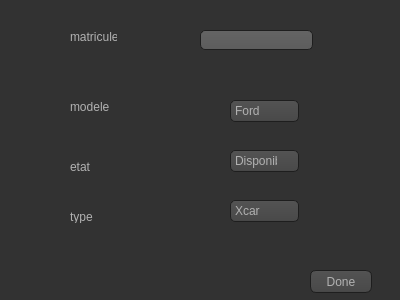
<?xml version="1.0" encoding="UTF-8"?>
<ui version="4.0">
 <class>updatecar</class>
 <widget class="QWidget" name="updatecar">
  <property name="geometry">
   <rect>
    <x>0</x>
    <y>0</y>
    <width>400</width>
    <height>300</height>
   </rect>
  </property>
  <property name="windowTitle">
   <string>Form</string>
  </property>
  <property name="styleSheet">
   <string notr="true">QToolTip
{
     border: 1px solid black;
     background-color: #ffa02f;
     padding: 1px;
     border-radius: 3px;
     opacity: 100;
}

QWidget
{
    color: #b1b1b1;
    background-color: #323232;
}

QWidget:item:hover
{
    background-color: QLinearGradient( x1: 0, y1: 0, x2: 0, y2: 1, stop: 0 #ffa02f, stop: 1 #ca0619);
    color: #000000;
}

QWidget:item:selected
{
    background-color: QLinearGradient( x1: 0, y1: 0, x2: 0, y2: 1, stop: 0 #ffa02f, stop: 1 #d7801a);
}

QMenuBar::item
{
    background: transparent;
}

QMenuBar::item:selected
{
    background: transparent;
    border: 1px solid #ffaa00;
}

QMenuBar::item:pressed
{
    background: #444;
    border: 1px solid #000;
    background-color: QLinearGradient(
        x1:0, y1:0,
        x2:0, y2:1,
        stop:1 #212121,
        stop:0.4 #343434/*,
        stop:0.2 #343434,
        stop:0.1 #ffaa00*/
    );
    margin-bottom:-1px;
    padding-bottom:1px;
}

QMenu
{
    border: 1px solid #000;
}

QMenu::item
{
    padding: 2px 20px 2px 20px;
}

QMenu::item:selected
{
    color: #000000;
}

QWidget:disabled
{
    color: #404040;
    background-color: #323232;
}

QAbstractItemView
{
    background-color: QLinearGradient( x1: 0, y1: 0, x2: 0, y2: 1, stop: 0 #4d4d4d, stop: 0.1 #646464, stop: 1 #5d5d5d);
}

QWidget:focus
{
    /*border: 2px solid QLinearGradient( x1: 0, y1: 0, x2: 0, y2: 1, stop: 0 #ffa02f, stop: 1 #d7801a);*/
}

QLineEdit
{
    background-color: QLinearGradient( x1: 0, y1: 0, x2: 0, y2: 1, stop: 0 #4d4d4d, stop: 0 #646464, stop: 1 #5d5d5d);
    padding: 1px;
    border-style: solid;
    border: 1px solid #1e1e1e;
    border-radius: 5;
}

QPushButton
{
    color: #b1b1b1;
    background-color: QLinearGradient( x1: 0, y1: 0, x2: 0, y2: 1, stop: 0 #565656, stop: 0.1 #525252, stop: 0.5 #4e4e4e, stop: 0.9 #4a4a4a, stop: 1 #464646);
    border-width: 1px;
    border-color: #1e1e1e;
    border-style: solid;
    border-radius: 6;
    padding: 3px;
    font-size: 12px;
    padding-left: 5px;
    padding-right: 5px;
}

QPushButton:pressed
{
    background-color: QLinearGradient( x1: 0, y1: 0, x2: 0, y2: 1, stop: 0 #2d2d2d, stop: 0.1 #2b2b2b, stop: 0.5 #292929, stop: 0.9 #282828, stop: 1 #252525);
}

QComboBox
{
    selection-background-color: #ffaa00;
    background-color: QLinearGradient( x1: 0, y1: 0, x2: 0, y2: 1, stop: 0 #565656, stop: 0.1 #525252, stop: 0.5 #4e4e4e, stop: 0.9 #4a4a4a, stop: 1 #464646);
    border-style: solid;
    border: 1px solid #1e1e1e;
    border-radius: 5;
}

QComboBox:hover,QPushButton:hover
{
    border: 2px solid QLinearGradient( x1: 0, y1: 0, x2: 0, y2: 1, stop: 0 #ffa02f, stop: 1 #d7801a);
}


QComboBox:on
{
    padding-top: 3px;
    padding-left: 4px;
    background-color: QLinearGradient( x1: 0, y1: 0, x2: 0, y2: 1, stop: 0 #2d2d2d, stop: 0.1 #2b2b2b, stop: 0.5 #292929, stop: 0.9 #282828, stop: 1 #252525);
    selection-background-color: #ffaa00;
}

QComboBox QAbstractItemView
{
    border: 2px solid darkgray;
    selection-background-color: QLinearGradient( x1: 0, y1: 0, x2: 0, y2: 1, stop: 0 #ffa02f, stop: 1 #d7801a);
}

QComboBox::drop-down
{
     subcontrol-origin: padding;
     subcontrol-position: top right;
     width: 15px;

     border-left-width: 0px;
     border-left-color: darkgray;
     border-left-style: solid; /* just a single line */
     border-top-right-radius: 3px; /* same radius as the QComboBox */
     border-bottom-right-radius: 3px;
 }

QComboBox::down-arrow
{
     image: url(:/down_arrow.png);
}

QGroupBox:focus
{
border: 2px solid QLinearGradient( x1: 0, y1: 0, x2: 0, y2: 1, stop: 0 #ffa02f, stop: 1 #d7801a);
}

QTextEdit:focus
{
    border: 2px solid QLinearGradient( x1: 0, y1: 0, x2: 0, y2: 1, stop: 0 #ffa02f, stop: 1 #d7801a);
}

QScrollBar:horizontal {
     border: 1px solid #222222;
     background: QLinearGradient( x1: 0, y1: 0, x2: 0, y2: 1, stop: 0.0 #121212, stop: 0.2 #282828, stop: 1 #484848);
     height: 7px;
     margin: 0px 16px 0 16px;
}

QScrollBar::handle:horizontal
{
      background: QLinearGradient( x1: 0, y1: 0, x2: 1, y2: 0, stop: 0 #ffa02f, stop: 0.5 #d7801a, stop: 1 #ffa02f);
      min-height: 20px;
      border-radius: 2px;
}

QScrollBar::add-line:horizontal {
      border: 1px solid #1b1b19;
      border-radius: 2px;
      background: QLinearGradient( x1: 0, y1: 0, x2: 1, y2: 0, stop: 0 #ffa02f, stop: 1 #d7801a);
      width: 14px;
      subcontrol-position: right;
      subcontrol-origin: margin;
}

QScrollBar::sub-line:horizontal {
      border: 1px solid #1b1b19;
      border-radius: 2px;
      background: QLinearGradient( x1: 0, y1: 0, x2: 1, y2: 0, stop: 0 #ffa02f, stop: 1 #d7801a);
      width: 14px;
     subcontrol-position: left;
     subcontrol-origin: margin;
}

QScrollBar::right-arrow:horizontal, QScrollBar::left-arrow:horizontal
{
      border: 1px solid black;
      width: 1px;
      height: 1px;
      background: white;
}

QScrollBar::add-page:horizontal, QScrollBar::sub-page:horizontal
{
      background: none;
}

QScrollBar:vertical
{
      background: QLinearGradient( x1: 0, y1: 0, x2: 1, y2: 0, stop: 0.0 #121212, stop: 0.2 #282828, stop: 1 #484848);
      width: 7px;
      margin: 16px 0 16px 0;
      border: 1px solid #222222;
}

QScrollBar::handle:vertical
{
      background: QLinearGradient( x1: 0, y1: 0, x2: 0, y2: 1, stop: 0 #ffa02f, stop: 0.5 #d7801a, stop: 1 #ffa02f);
      min-height: 20px;
      border-radius: 2px;
}

QScrollBar::add-line:vertical
{
      border: 1px solid #1b1b19;
      border-radius: 2px;
      background: QLinearGradient( x1: 0, y1: 0, x2: 0, y2: 1, stop: 0 #ffa02f, stop: 1 #d7801a);
      height: 14px;
      subcontrol-position: bottom;
      subcontrol-origin: margin;
}

QScrollBar::sub-line:vertical
{
      border: 1px solid #1b1b19;
      border-radius: 2px;
      background: QLinearGradient( x1: 0, y1: 0, x2: 0, y2: 1, stop: 0 #d7801a, stop: 1 #ffa02f);
      height: 14px;
      subcontrol-position: top;
      subcontrol-origin: margin;
}

QScrollBar::up-arrow:vertical, QScrollBar::down-arrow:vertical
{
      border: 1px solid black;
      width: 1px;
      height: 1px;
      background: white;
}


QScrollBar::add-page:vertical, QScrollBar::sub-page:vertical
{
      background: none;
}

QTextEdit
{
    background-color: #242424;
}

QPlainTextEdit
{
    background-color: #242424;
}

QHeaderView::section
{
    background-color: QLinearGradient(x1:0, y1:0, x2:0, y2:1, stop:0 #616161, stop: 0.5 #505050, stop: 0.6 #434343, stop:1 #656565);
    color: white;
    padding-left: 4px;
    border: 1px solid #6c6c6c;
}

QCheckBox:disabled
{
color: #414141;
}

QDockWidget::title
{
    text-align: center;
    spacing: 3px; /* spacing between items in the tool bar */
    background-color: QLinearGradient(x1:0, y1:0, x2:0, y2:1, stop:0 #323232, stop: 0.5 #242424, stop:1 #323232);
}

QDockWidget::close-button, QDockWidget::float-button
{
    text-align: center;
    spacing: 1px; /* spacing between items in the tool bar */
    background-color: QLinearGradient(x1:0, y1:0, x2:0, y2:1, stop:0 #323232, stop: 0.5 #242424, stop:1 #323232);
}

QDockWidget::close-button:hover, QDockWidget::float-button:hover
{
    background: #242424;
}

QDockWidget::close-button:pressed, QDockWidget::float-button:pressed
{
    padding: 1px -1px -1px 1px;
}

QMainWindow::separator
{
    background-color: QLinearGradient(x1:0, y1:0, x2:0, y2:1, stop:0 #161616, stop: 0.5 #151515, stop: 0.6 #212121, stop:1 #343434);
    color: white;
    padding-left: 4px;
    border: 1px solid #4c4c4c;
    spacing: 3px; /* spacing between items in the tool bar */
}

QMainWindow::separator:hover
{

    background-color: QLinearGradient(x1:0, y1:0, x2:0, y2:1, stop:0 #d7801a, stop:0.5 #b56c17 stop:1 #ffa02f);
    color: white;
    padding-left: 4px;
    border: 1px solid #6c6c6c;
    spacing: 3px; /* spacing between items in the tool bar */
}

QToolBar::handle
{
     spacing: 3px; /* spacing between items in the tool bar */
     background: url(:/images/handle.png);
}

QMenu::separator
{
    height: 2px;
    background-color: QLinearGradient(x1:0, y1:0, x2:0, y2:1, stop:0 #161616, stop: 0.5 #151515, stop: 0.6 #212121, stop:1 #343434);
    color: white;
    padding-left: 4px;
    margin-left: 10px;
    margin-right: 5px;
}

QProgressBar
{
    border: 2px solid grey;
    border-radius: 5px;
    text-align: center;
}

QProgressBar::chunk
{
    background-color: #d7801a;
    width: 2.15px;
    margin: 0.5px;
}

QTabBar::tab {
    color: #b1b1b1;
    border: 1px solid #444;
    border-bottom-style: none;
    background-color: #323232;
    padding-left: 10px;
    padding-right: 10px;
    padding-top: 3px;
    padding-bottom: 2px;
    margin-right: -1px;
}

QTabWidget::pane {
    border: 1px solid #444;
    top: 1px;
}

QTabBar::tab:last
{
    margin-right: 0; /* the last selected tab has nothing to overlap with on the right */
    border-top-right-radius: 3px;
}

QTabBar::tab:first:!selected
{
 margin-left: 0px; /* the last selected tab has nothing to overlap with on the right */


    border-top-left-radius: 3px;
}

QTabBar::tab:!selected
{
    color: #b1b1b1;
    border-bottom-style: solid;
    margin-top: 3px;
    background-color: QLinearGradient(x1:0, y1:0, x2:0, y2:1, stop:1 #212121, stop:.4 #343434);
}

QTabBar::tab:selected
{
    border-top-left-radius: 3px;
    border-top-right-radius: 3px;
    margin-bottom: 0px;
}

QTabBar::tab:!selected:hover
{
    /*border-top: 2px solid #ffaa00;
    padding-bottom: 3px;*/
    border-top-left-radius: 3px;
    border-top-right-radius: 3px;
    background-color: QLinearGradient(x1:0, y1:0, x2:0, y2:1, stop:1 #212121, stop:0.4 #343434, stop:0.2 #343434, stop:0.1 #ffaa00);
}

QRadioButton::indicator:checked, QRadioButton::indicator:unchecked{
    color: #b1b1b1;
    background-color: #323232;
    border: 1px solid #b1b1b1;
    border-radius: 6px;
}

QRadioButton::indicator:checked
{
    background-color: qradialgradient(
        cx: 0.5, cy: 0.5,
        fx: 0.5, fy: 0.5,
        radius: 1.0,
        stop: 0.25 #ffaa00,
        stop: 0.3 #323232
    );
}

QCheckBox::indicator{
    color: #b1b1b1;
    background-color: #323232;
    border: 1px solid #b1b1b1;
    width: 9px;
    height: 9px;
}

QRadioButton::indicator
{
    border-radius: 6px;
}

QRadioButton::indicator:hover, QCheckBox::indicator:hover
{
    border: 1px solid #ffaa00;
}

QCheckBox::indicator:checked
{
    image:url(:/images/checkbox.png);
}

QCheckBox::indicator:disabled, QRadioButton::indicator:disabled
{
    border: 1px solid #444;
}</string>
  </property>
  <widget class="QLineEdit" name="matricule">
   <property name="geometry">
    <rect>
     <x>200</x>
     <y>30</y>
     <width>113</width>
     <height>20</height>
    </rect>
   </property>
  </widget>
  <widget class="QComboBox" name="modele">
   <property name="geometry">
    <rect>
     <x>230</x>
     <y>100</y>
     <width>69</width>
     <height>22</height>
    </rect>
   </property>
   <item>
    <property name="text">
     <string>Ford</string>
    </property>
   </item>
   <item>
    <property name="text">
     <string>Porsche</string>
    </property>
   </item>
   <item>
    <property name="text">
     <string>mercedes </string>
    </property>
   </item>
   <item>
    <property name="text">
     <string>Jaguar</string>
    </property>
   </item>
   <item>
    <property name="text">
     <string>bentley</string>
    </property>
   </item>
   <item>
    <property name="text">
     <string>BMW</string>
    </property>
   </item>
  </widget>
  <widget class="QComboBox" name="etat">
   <property name="geometry">
    <rect>
     <x>230</x>
     <y>150</y>
     <width>69</width>
     <height>22</height>
    </rect>
   </property>
   <item>
    <property name="text">
     <string>Disponible</string>
    </property>
   </item>
   <item>
    <property name="text">
     <string>en panne</string>
    </property>
   </item>
  </widget>
  <widget class="QComboBox" name="type">
   <property name="geometry">
    <rect>
     <x>230</x>
     <y>200</y>
     <width>69</width>
     <height>22</height>
    </rect>
   </property>
   <item>
    <property name="text">
     <string>Xcar</string>
    </property>
   </item>
   <item>
    <property name="text">
     <string>POPcar</string>
    </property>
   </item>
   <item>
    <property name="text">
     <string>Fcar</string>
    </property>
   </item>
  </widget>
  <widget class="QLabel" name="label">
   <property name="geometry">
    <rect>
     <x>70</x>
     <y>30</y>
     <width>47</width>
     <height>13</height>
    </rect>
   </property>
   <property name="text">
    <string>matricule</string>
   </property>
  </widget>
  <widget class="QLabel" name="label_2">
   <property name="geometry">
    <rect>
     <x>70</x>
     <y>100</y>
     <width>47</width>
     <height>13</height>
    </rect>
   </property>
   <property name="text">
    <string>modele</string>
   </property>
  </widget>
  <widget class="QLabel" name="label_3">
   <property name="geometry">
    <rect>
     <x>70</x>
     <y>160</y>
     <width>47</width>
     <height>13</height>
    </rect>
   </property>
   <property name="text">
    <string>etat</string>
   </property>
  </widget>
  <widget class="QLabel" name="label_4">
   <property name="geometry">
    <rect>
     <x>70</x>
     <y>210</y>
     <width>47</width>
     <height>13</height>
    </rect>
   </property>
   <property name="text">
    <string>type</string>
   </property>
  </widget>
  <widget class="QPushButton" name="done">
   <property name="geometry">
    <rect>
     <x>310</x>
     <y>270</y>
     <width>62</width>
     <height>23</height>
    </rect>
   </property>
   <property name="text">
    <string>Done</string>
   </property>
  </widget>
  <widget class="QLabel" name="ERROR">
   <property name="geometry">
    <rect>
     <x>100</x>
     <y>250</y>
     <width>161</width>
     <height>20</height>
    </rect>
   </property>
   <property name="styleSheet">
    <string notr="true">color: red;</string>
   </property>
   <property name="text">
    <string/>
   </property>
  </widget>
 </widget>
 <resources/>
 <connections/>
</ui>
